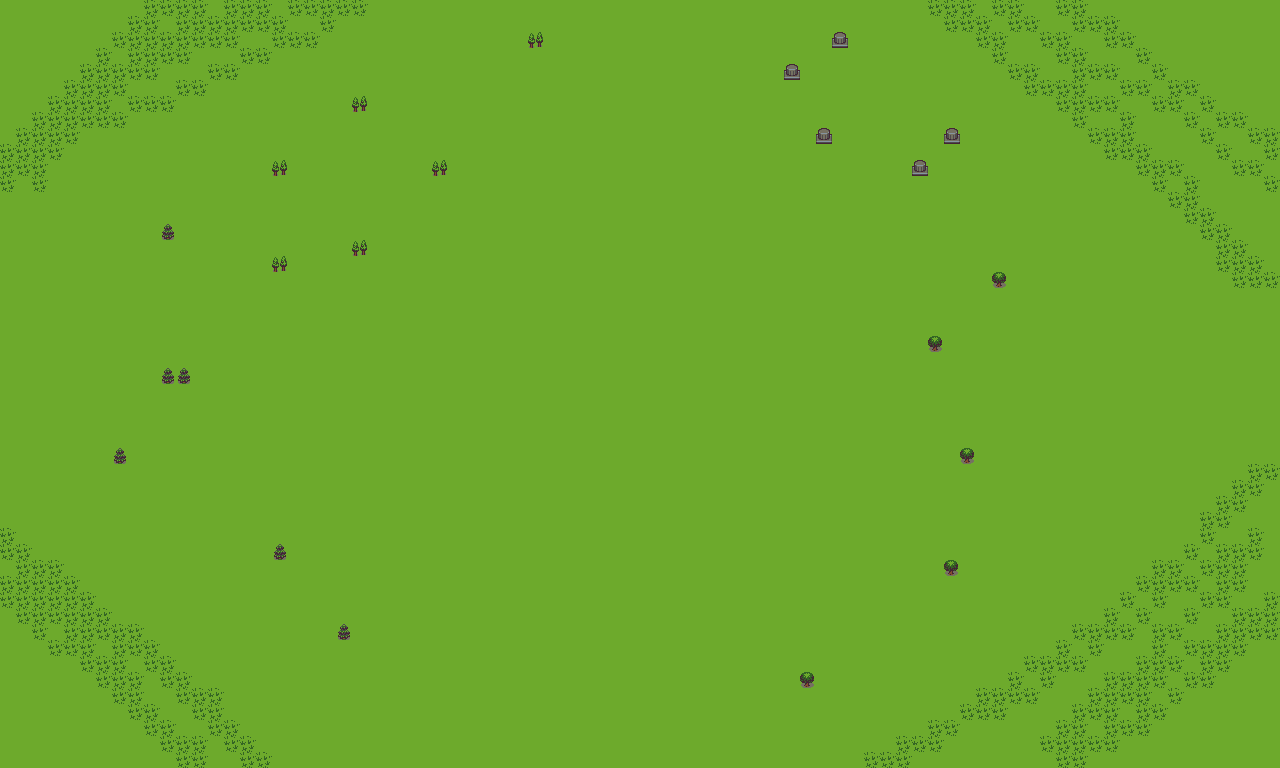

A level layout from a 2D game, rendered from its tile map. Below: a short description, then the map file with tile-grid data replaced by summaries:
An orthogonal 80x48 tile map with 16x16 px tiles, 2 tile layers (Tile Layer 1, Tile Layer 2).

<map version="1.0" orientation="orthogonal" renderorder="right-down" width="80" height="48" tilewidth="16" tileheight="16" nextobjectid="1">
 <tileset firstgid="1" name="basictiles" tilewidth="16" tileheight="16" tilecount="120" columns="8">
  <image source="basictiles.png" width="128" height="240" />
 </tileset>
 <layer name="Tile Layer 1" width="80" height="48">
  <data>[3840 cells, 3840 non-empty, 2 distinct tile ids]</data>
 </layer>
 <layer name="Tile Layer 2" width="80" height="48">
  <data>[3840 cells, 22 non-empty, 4 distinct tile ids]</data>
 </layer>
</map>
